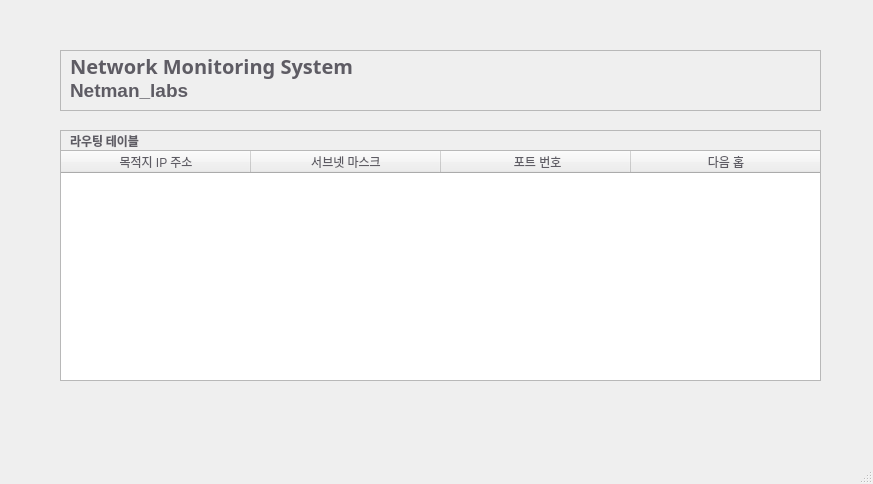
<?xml version="1.0" encoding="UTF-8"?>
<ui version="4.0">
 <class>RoutingTableWindow</class>
 <widget class="QMainWindow" name="RoutingTableWindow">
  <property name="geometry">
   <rect>
    <x>0</x>
    <y>0</y>
    <width>873</width>
    <height>484</height>
   </rect>
  </property>
  <property name="windowTitle">
   <string> 라우팅 테이블</string>
  </property>
  <widget class="QWidget" name="centralwidget">
   <widget class="QFrame" name="titleFrame">
    <property name="geometry">
     <rect>
      <x>60</x>
      <y>50</y>
      <width>761</width>
      <height>61</height>
     </rect>
    </property>
    <property name="frameShape">
     <enum>QFrame::Shape::StyledPanel</enum>
    </property>
    <property name="frameShadow">
     <enum>QFrame::Shadow::Raised</enum>
    </property>
    <widget class="QLabel" name="titleText">
     <property name="geometry">
      <rect>
       <x>10</x>
       <y>-10</y>
       <width>331</width>
       <height>51</height>
      </rect>
     </property>
     <property name="font">
      <font>
       <family>Cantarell Extra Bold</family>
       <pointsize>15</pointsize>
       <bold>true</bold>
      </font>
     </property>
     <property name="styleSheet">
      <string notr="true">color:rgb(94, 92, 100);</string>
     </property>
     <property name="text">
      <string>Network Monitoring System  </string>
     </property>
    </widget>
    <widget class="QLabel" name="subtitleText">
     <property name="geometry">
      <rect>
       <x>10</x>
       <y>10</y>
       <width>151</width>
       <height>61</height>
      </rect>
     </property>
     <property name="font">
      <font>
       <family>Cantarell</family>
       <pointsize>14</pointsize>
       <bold>true</bold>
      </font>
     </property>
     <property name="styleSheet">
      <string notr="true">color:rgb(94, 92, 100);
</string>
     </property>
     <property name="text">
      <string>Netman_labs</string>
     </property>
    </widget>
   </widget>
   <widget class="QFrame" name="interfaceFrame">
    <property name="geometry">
     <rect>
      <x>60</x>
      <y>130</y>
      <width>761</width>
      <height>251</height>
     </rect>
    </property>
    <property name="font">
     <font>
      <family>Cantarell</family>
      <pointsize>9</pointsize>
     </font>
    </property>
    <property name="frameShape">
     <enum>QFrame::Shape::StyledPanel</enum>
    </property>
    <property name="frameShadow">
     <enum>QFrame::Shadow::Raised</enum>
    </property>
    <widget class="QLabel" name="interfaceText">
     <property name="geometry">
      <rect>
       <x>10</x>
       <y>0</y>
       <width>71</width>
       <height>21</height>
      </rect>
     </property>
     <property name="font">
      <font>
       <family>Cantarell Extra Bold</family>
       <pointsize>9</pointsize>
       <bold>true</bold>
      </font>
     </property>
     <property name="styleSheet">
      <string notr="true">color:rgb(94, 92, 100);</string>
     </property>
     <property name="text">
      <string>라우팅 테이블</string>
     </property>
    </widget>
    <widget class="QTableWidget" name="routingTable">
     <property name="geometry">
      <rect>
       <x>0</x>
       <y>20</y>
       <width>761</width>
       <height>231</height>
      </rect>
     </property>
     <property name="font">
      <font>
       <family>Cantarell</family>
       <pointsize>9</pointsize>
       <bold>false</bold>
      </font>
     </property>
     <property name="styleSheet">
      <string notr="true">color:rgb(94, 92, 100);</string>
     </property>
     <property name="horizontalScrollBarPolicy">
      <enum>Qt::ScrollBarPolicy::ScrollBarAlwaysOff</enum>
     </property>
     <property name="editTriggers">
      <set>QAbstractItemView::EditTrigger::NoEditTriggers</set>
     </property>
     <property name="selectionMode">
      <enum>QAbstractItemView::SelectionMode::SingleSelection</enum>
     </property>
     <property name="selectionBehavior">
      <enum>QAbstractItemView::SelectionBehavior::SelectRows</enum>
     </property>
     <attribute name="horizontalHeaderDefaultSectionSize">
      <number>190</number>
     </attribute>
     <attribute name="verticalHeaderVisible">
      <bool>false</bool>
     </attribute>
     <attribute name="verticalHeaderMinimumSectionSize">
      <number>25</number>
     </attribute>
     <attribute name="verticalHeaderDefaultSectionSize">
      <number>25</number>
     </attribute>
     <attribute name="verticalHeaderHighlightSections">
      <bool>true</bool>
     </attribute>
     <column>
      <property name="text">
       <string>목적지 IP 주소</string>
      </property>
      <property name="font">
       <font>
        <pointsize>9</pointsize>
       </font>
      </property>
     </column>
     <column>
      <property name="text">
       <string>서브넷 마스크</string>
      </property>
      <property name="font">
       <font>
        <pointsize>9</pointsize>
       </font>
      </property>
     </column>
     <column>
      <property name="text">
       <string> 포트 번호</string>
      </property>
      <property name="font">
       <font>
        <pointsize>9</pointsize>
       </font>
      </property>
     </column>
     <column>
      <property name="text">
       <string>다음 홉</string>
      </property>
      <property name="font">
       <font>
        <pointsize>9</pointsize>
       </font>
      </property>
     </column>
    </widget>
   </widget>
  </widget>
  <widget class="QMenuBar" name="menubar">
   <property name="geometry">
    <rect>
     <x>0</x>
     <y>0</y>
     <width>873</width>
     <height>23</height>
    </rect>
   </property>
  </widget>
  <widget class="QStatusBar" name="statusbar"/>
 </widget>
 <resources/>
 <connections/>
</ui>
